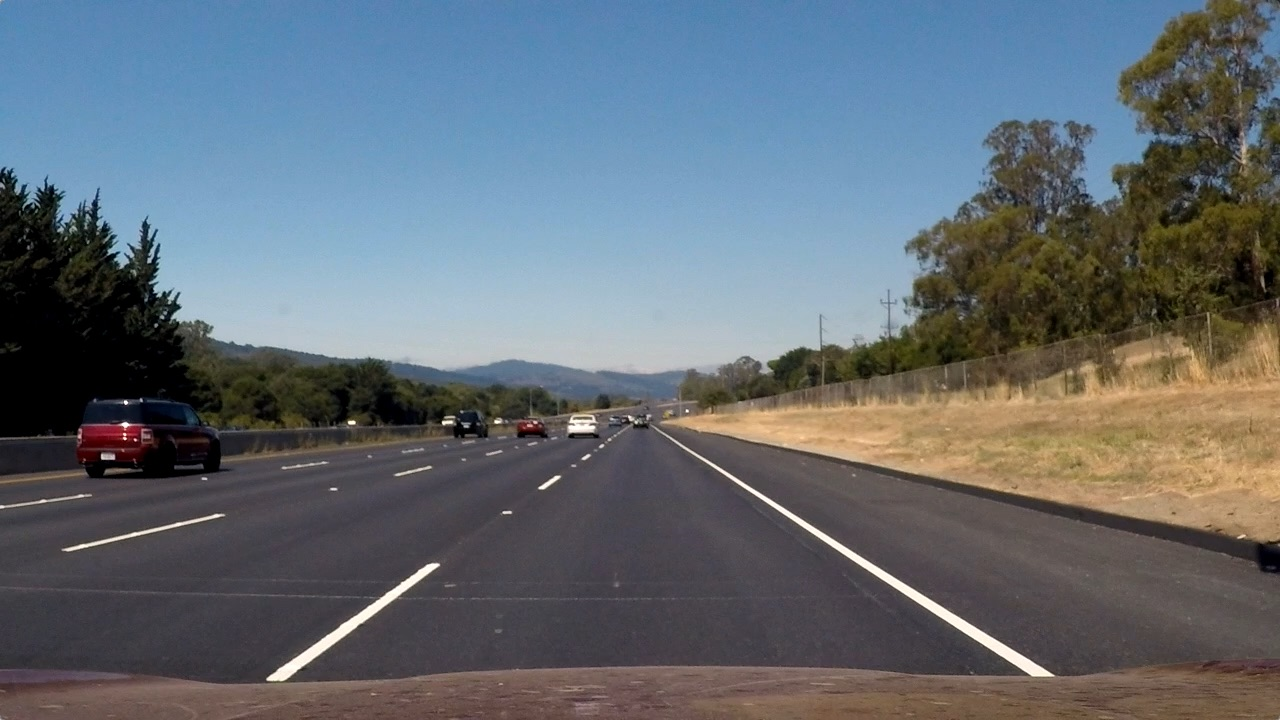
#> input picture project1_lane_detection/road.jpg, 1280 x 720 px, found by its file name
$ python road_distortion.py
#> lines starting #> are read from the running program, lines starting #| are printed output that depends on the picture
import cv2
import numpy as np

src = np.float32([(550,460),
                (150,720),
                (1200,720),
                (770,460)])

dst = np.float32([(100,0),
                (100,720),
                (1100,720),
                (1100,0)])

M = cv2.getPerspectiveTransform(src, dst) # 투시 변환 행렬
M_inv = cv2.getPerspectiveTransform(dst, src)

size = (1280,720)

img = cv2.imread("project1_lane_detection/road.jpg")
#> img is the input picture: shape (720, 1280, 3); mean B, G, R 115.1, 107.7, 99.4
output = cv2.warpPerspective(img, M, size, flags=cv2.INTER_LINEAR) # 투시 변환을 적용하여 이미지를 변환
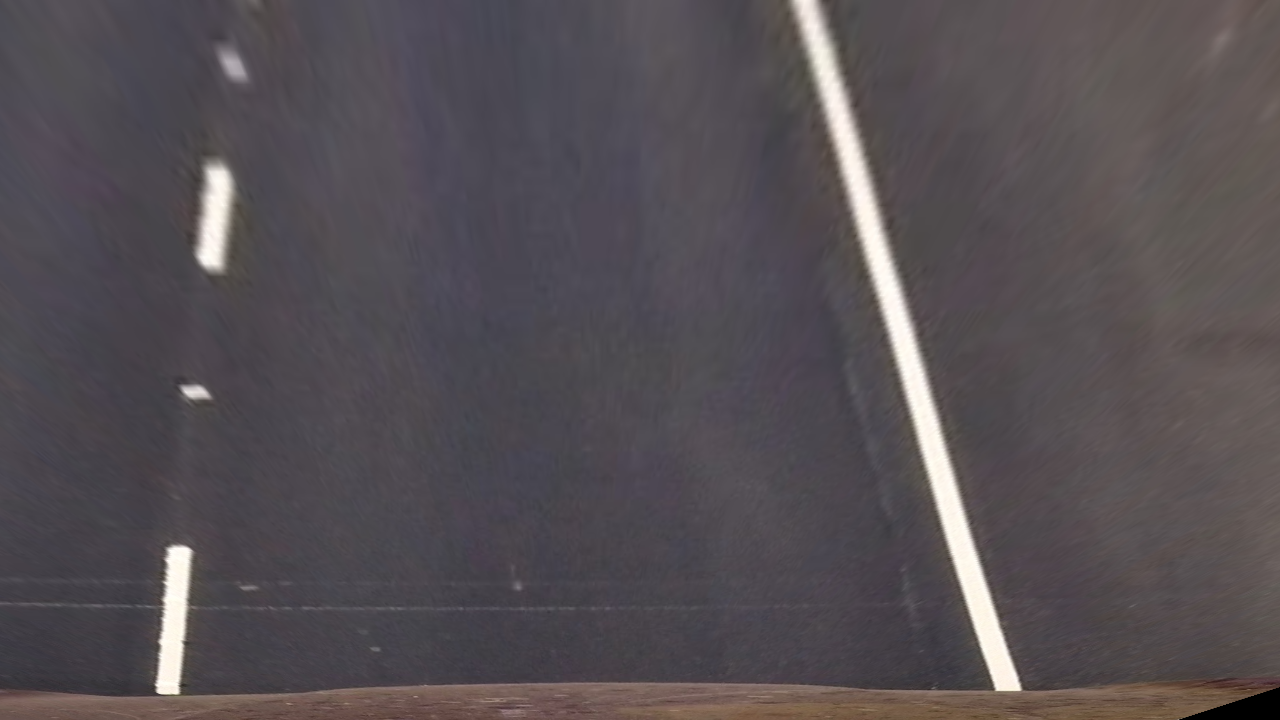
#> output: shape (720, 1280, 3); mean B, G, R 83.8, 79.5, 85.5
output2 = cv2.warpPerspective(output, M_inv, size, flags=cv2.INTER_LINEAR)
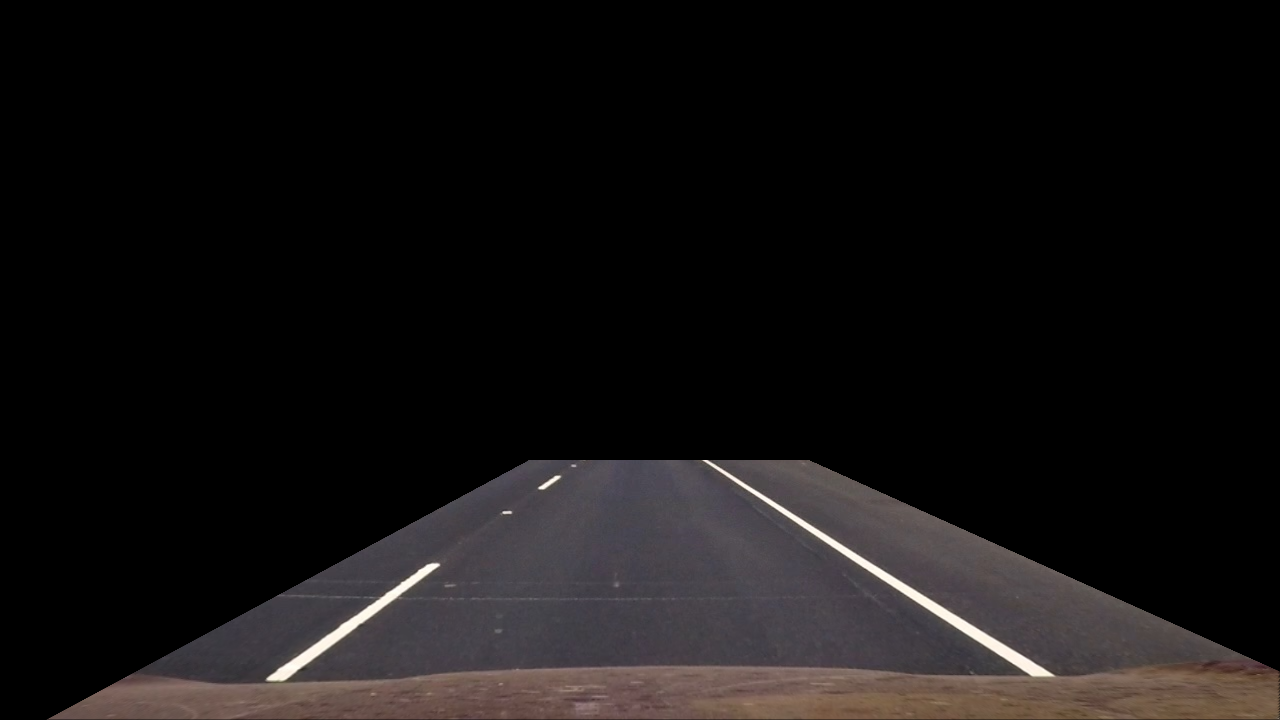
#> output2: shape (720, 1280, 3); mean B, G, R 18.1, 18, 20.3

cv2.imshow("output", output)
cv2.imshow("output2", output2)
cv2.waitKey(0)
